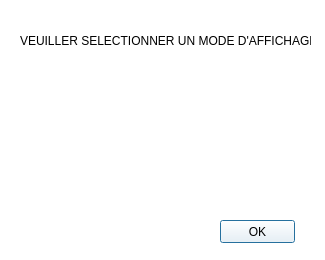
<?xml version="1.0" encoding="UTF-8"?>
<ui version="4.0">
 <class>Attention</class>
 <widget class="QDialog" name="Attention">
  <property name="geometry">
   <rect>
    <x>0</x>
    <y>0</y>
    <width>325</width>
    <height>260</height>
   </rect>
  </property>
  <property name="windowTitle">
   <string>Dialog</string>
  </property>
  <property name="toolTip">
   <string>&lt;html&gt;&lt;head/&gt;&lt;body&gt;&lt;p&gt;&lt;img src=&quot;:/attention/Triangle-Attention.jpg&quot;/&gt;&lt;/p&gt;&lt;/body&gt;&lt;/html&gt;</string>
  </property>
  <property name="styleSheet">
   <string notr="true">background-color: rgb(255, 255, 255);</string>
  </property>
  <widget class="QPushButton" name="but_attention">
   <property name="geometry">
    <rect>
     <x>220</x>
     <y>220</y>
     <width>75</width>
     <height>23</height>
    </rect>
   </property>
   <property name="text">
    <string>OK</string>
   </property>
  </widget>
  <widget class="QLabel" name="label_attention">
   <property name="geometry">
    <rect>
     <x>20</x>
     <y>20</y>
     <width>291</width>
     <height>41</height>
    </rect>
   </property>
   <property name="styleSheet">
    <string notr="true">font:10pt &quot;Quicksand&quot;;</string>
   </property>
   <property name="text">
    <string>VEUILLER SELECTIONNER UN MODE D'AFFICHAGE </string>
   </property>
  </widget>
  <widget class="QLabel" name="label_image">
   <property name="geometry">
    <rect>
     <x>80</x>
     <y>70</y>
     <width>191</width>
     <height>131</height>
    </rect>
   </property>
   <property name="text">
    <string>&lt;html&gt;&lt;head/&gt;&lt;body&gt;&lt;p&gt;&lt;img src=&quot;:/attention/Triangle-Attention.jpg&quot;/&gt;&lt;/p&gt;&lt;/body&gt;&lt;/html&gt;</string>
   </property>
  </widget>
 </widget>
 <resources>
  <include location="../../IPs/IHM/Images/Attention.qrc"/>
 </resources>
 <connections/>
</ui>
